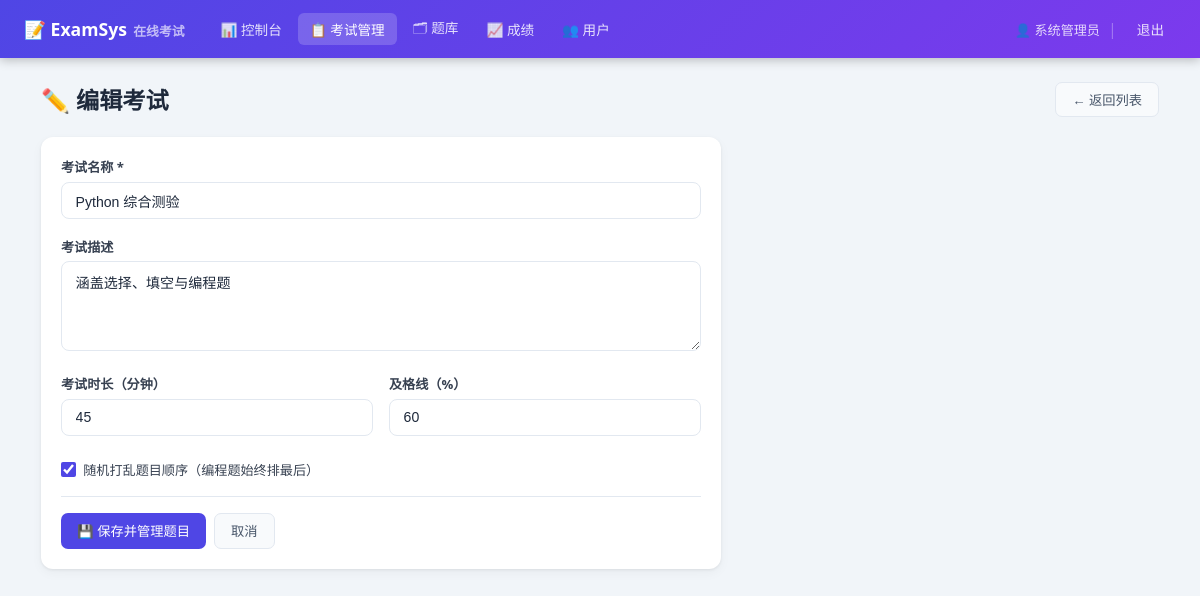
Page /admin/exam/1/edit (signed in) on the committed database.
### tables this page shows
CREATE TABLE exams (
        id          INTEGER PRIMARY KEY AUTOINCREMENT,
        title       TEXT NOT NULL,
        description TEXT,
        duration    INTEGER DEFAULT 60,
        pass_score  INTEGER DEFAULT 60,
        shuffle     INTEGER DEFAULT 1,
        status      TEXT DEFAULT 'draft',
        created_by  INTEGER,
        created_at  TEXT DEFAULT (datetime('now','localtime')),
        FOREIGN KEY(created_by) REFERENCES users(id)
    );

### app.py (the view, shortened to what this page needs)
@app.route('/admin/exam/new', methods=['GET','POST'])
@app.route('/admin/exam/<int:exam_id>/edit', methods=['GET','POST'])
@admin_required
def admin_exam_edit(exam_id=None):
    db   = get_db()
    exam = db.execute("SELECT * FROM exams WHERE id=?",(exam_id,)).fetchone() if exam_id else None
    return render_template('admin_exam_edit.html', exam=exam)

### app.py (called while the page is built)
def get_db():
    if 'db' not in g:
        g.db = sqlite3.connect(DB_PATH)
        g.db.row_factory = sqlite3.Row
        g.db.execute("PRAGMA journal_mode=WAL")
    return g.db

def login_required(f):
    @wraps(f)
    def d(*a,**kw):
        if 'user_id' not in session:
            flash('请先登录','warning'); return redirect(url_for('login'))
        return f(*a,**kw)
    return d

def admin_required(f):
    @wraps(f)
    def d(*a,**kw):
        if session.get('role') != 'admin':
            flash('权限不足','danger'); return redirect(url_for('index'))
        return f(*a,**kw)
    return login_required(d)

### templates/admin_exam_edit.html (shortened to what this page needs)
{% extends 'base.html' %}
{% block content %}
<div class="ph">
  <div><h1>{% if exam %}✏️ 编辑考试{% else %}➕ 新建考试{% endif %}</h1></div>
  <a href="{{ url_for('admin_exams') }}" class="btn bsec">← 返回列表</a>
</div>
<div class="card" style="max-width:680px">
  <div class="card-bd">
    <form method="POST">
      <div class="fg"><label>考试名称 *</label>
        <input class="fc" name="title" value="{{ exam.title if exam else '' }}" placeholder="例：Python 基础知识测验" required>
      </div>
      <div class="fg"><label>考试描述</label>
        <textarea class="fc" name="description" placeholder="简要描述考试内容…">{{ exam.description if exam else '' }}</textarea>
      </div>
      <div class="fr">
        <div class="fg"><label>考试时长（分钟）</label>
          <input class="fc" type="number" name="duration" value="{{ exam.duration if exam else 60 }}" min="5" max="300">
        </div>
        <div class="fg"><label>及格线（%）</label>
          <input class="fc" type="number" name="pass_score" value="{{ exam.pass_score if exam else 60 }}" min="1" max="100">
        </div>
      </div>
      <div class="fg"><div class="fcheck">
        <input type="checkbox" name="shuffle" id="sh" {% if not exam or exam.shuffle %}checked{% endif %}>
        <label for="sh" style="margin:0;font-weight:400">随机打乱题目顺序（编程题始终排最后）</label>
      </div></div>
      <hr class="divider">
      <div class="flex gap1">
        <button type="submit" class="btn bp">💾 保存并管理题目</button>
        <a href="{{ url_for('admin_exams') }}" class="btn bsec">取消</a>
      </div>
    </form>
  </div>
</div>
{% endblock %}

### templates/base.html (style rules this page uses)
* { box-sizing:border-box;margin:0;padding:0 }
:root { --pri:#4f46e5;--pri2:#7c3aed;--ok:#16a34a;--err:#dc2626;--warn:#d97706;--info:#2563eb; --bg:#f1f5f9;--card:#fff;--border:#e2e8f0;--text:#1e293b;--muted:#64748b;--light:#f8fafc }
body { font-family:'Segoe UI',system-ui,sans-serif;background:var(--bg);color:var(--text);min-height:100vh }
a { color:var(--pri);text-decoration:none }
.ph { display:flex;align-items:flex-start;justify-content:space-between;gap:1rem; margin-bottom:1.25rem;flex-wrap:wrap }
.ph h1 { font-size:1.45rem;color:var(--text);display:flex;align-items:center;gap:.45rem }
.card { background:var(--card);border-radius:12px; box-shadow:0 1px 3px rgba(0,0,0,.07),0 4px 12px rgba(0,0,0,.04);margin-bottom:1.25rem }
.card-bd { padding:1.25rem }
.fg { margin-bottom:1.1rem }
.fg label { display:block;font-size:.82rem;font-weight:600;color:#374151;margin-bottom:.35rem }
.fc { width:100%;padding:.6rem .85rem;border:1.5px solid var(--border);border-radius:8px; font-size:.88rem;transition:border-color .2s,box-shadow .2s;background:#fff;color:var(--text) }
textarea.fc { min-height:90px;resize:vertical }
.fr { display:grid;grid-template-columns:1fr 1fr;gap:1rem }
.fcheck { display:flex;align-items:center;gap:.45rem;margin-top:.4rem }
.fcheck input[type=checkbox] { width:15px;height:15px;accent-color:var(--pri) }
.btn { display:inline-flex;align-items:center;gap:.3rem;padding:.45rem 1rem;border-radius:7px; font-size:.83rem;font-weight:500;cursor:pointer;border:none;transition:all .18s; white-space:nowrap;text-decoration:none!important }
.bp { background:var(--pri);color:#fff }
.bsec { background:var(--light);color:#475569;border:1px solid var(--border) }
.divider { border:none;border-top:1px solid var(--border);margin:1rem 0 }
.flex { display:flex }
.gap1 { gap:.5rem }

### rows in the picture
exams: title "Python 综合测验", description "涵盖选择、填空与编程题", duration "45", pass_score "60", shuffle "☑"

### other values in the picture
{{ session.name }} "系统管理员"
